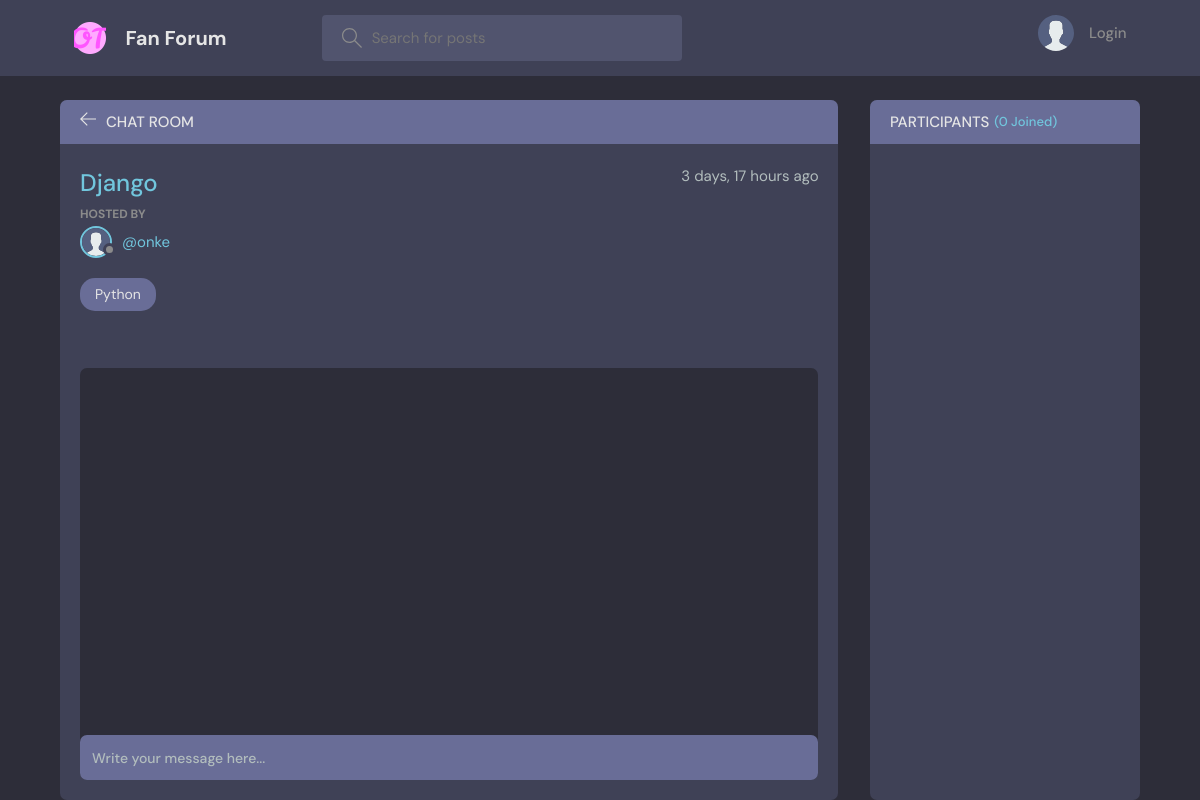
Before: /room/2/ with the older database file.
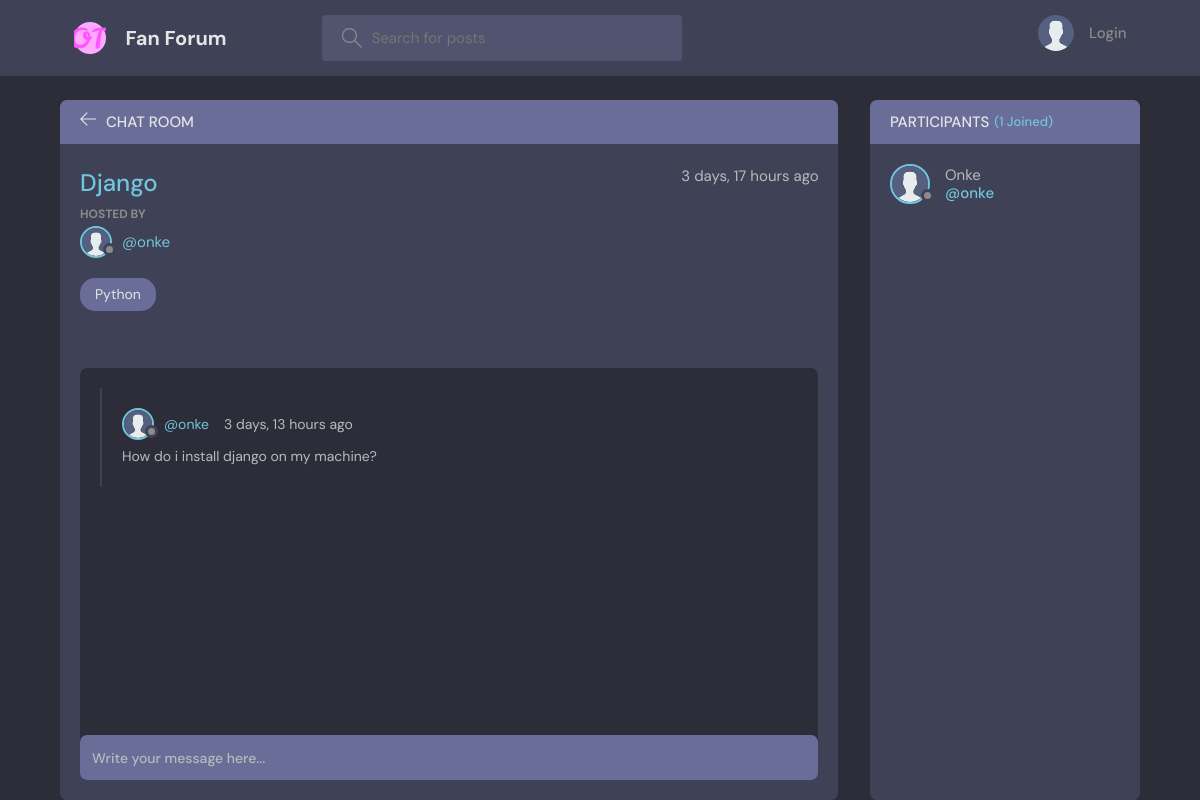
After: the same page with the newer database file.
### base/models.py (models this page shows, shortened)
class Message(models.Model):
    user = models.ForeignKey(User, on_delete=models.CASCADE)
    room = models.ForeignKey(Room, on_delete=models.CASCADE)
    body = models.TextField()
    updated = models.DateTimeField(auto_now=True)
    created = models.DateTimeField(auto_now_add=True)
    class Meta:
        ordering = ['-updated', '-created']

class User(AbstractUser):
    name = models.CharField(max_length=200, null=True)
    email = models.EmailField(unique=True, null=True)
    bio = models.TextField(null=True)
    avatar = models.ImageField(null=True, default="avatar.svg")
    USERNAME_FIELD = 'email'
    REQUIRED_FIELDS = []

### base/views.py (the view, shortened to what this page needs)
# urls.py: path('room/<str:pk>/', views.room, name="room"),
def room(request, pk):
    room = Room.objects.get(id=pk)
    room_messages = room.message_set.all()
    participants = room.participants.all()
    context = {'room': room, 'room_messages': room_messages,
               'participants': participants}
    return render(request, 'base/room.html', context)

### base/models.py (called while the page is built)
    def __str__(self):
        return self.name

### base/templates/base/room.html (shortened to what this page needs)
{% extends 'main.html' %}
{% block content %}
<main class="profile-page layout layout--2">
  <div class="container">
    <div class="room">
      <div class="room__top">
        <div class="room__topLeft">
          <a href="{% url 'home' %}">
            <svg version="1.1" xmlns="http://www.w3.org/2000/svg" width="32" height="32" viewBox="0 0 32 32">
              <title>arrow-left</title>
              <path
                d="M13.723 2.286l-13.723 13.714 13.719 13.714 1.616-1.611-10.96-10.96h27.625v-2.286h-27.625l10.965-10.965-1.616-1.607z">
              </path>
            </svg>
          </a>
          <h3>Chat Room</h3>
        </div>
      </div>
      <div class="room__box scroll">
        <div class="room__header scroll">
          <div class="room__info">
            <h3>{{room.name}}</h3>
            <span>{{room.created|timesince}} ago</span>
          </div>
          <div class="room__hosted">
            <p>Hosted By</p>
            <a href="{% url 'user-profile' room.host.id %}" class="room__author">
              <div class="avatar avatar--small">
                <img src="{{room.host.avatar.url}}" />
              </div>
              <span>@{{room.host.username}}</span>
            </a>
          </div>
          <span class="room__topics">{{room.topic}}</span>
        </div>
        <div class="room__conversation">
          <div class="threads scroll">
            {% for message in room_messages %}
            <div class="thread">
              <div class="thread__top">
                <div class="thread__author">
                  <a href="{% url 'user-profile' message.user.id %}" class="thread__authorInfo">
                    <div class="avatar avatar--small">
                      <img src="{{message.user.avatar.url}}" />
                    </div>
                    <span>@{{message.user.username}}</span>
                  </a>
                  <span class="thread__date">{{message.created|timesince}} ago</span>
                </div>
              </div>
              <div class="thread__details">
                {{message.body}}
              </div>
            </div>
            {% endfor %}
          </div>
        </div>
      </div>
      <div class="room__message">
        <form action="" method="POST">
          <input name="body" placeholder="Write your message here..." />
        </form>
      </div>
    </div>
    <div class="participants">
      <h3 class="participants__top">Participants <span>({{participants.count}} Joined)</span></h3>
      <div class="participants__list scroll">
        {% for user in participants %}
        <a href="{%  url 'user-profile' user.id %}" class="participant">
          <div class="avatar avatar--medium">
            <img src="{{user.avatar.url}}" />
          </div>
          <p>
            {{user.name}}
            <span>@{{user.username}}</span>
          </p>
        </a>
        {% endfor %}
      </div>
    </div>
  </div>
</main>
{% endblock content %}

Changed rows visible on the page:
added Message: user.avatar (placeholder picture), user.username "onke", created "3 days, 13 hours", body "How do i install django on my machine?"
now on this page (row unchanged): User: avatar (placeholder picture), name "Onke", username "onke"
Other visible differences:
{{ participants.count }}: "0" → "1"
